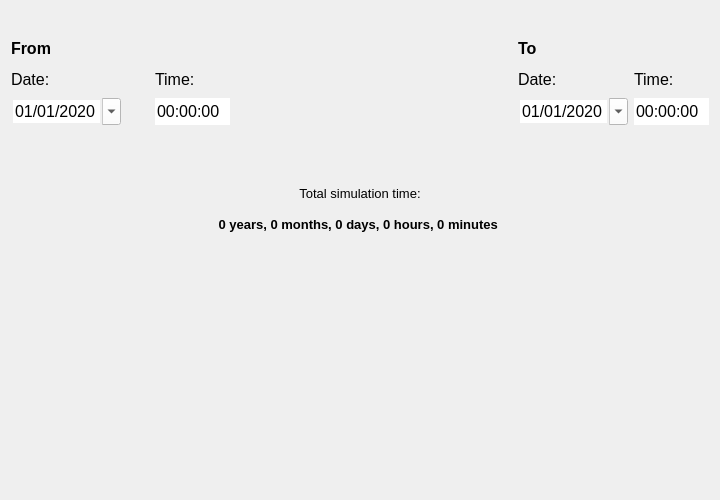
<?xml version="1.0" encoding="UTF-8"?>
<ui version="4.0">
 <class>Form</class>
 <widget class="QWidget" name="Form">
  <property name="windowModality">
   <enum>Qt::NonModal</enum>
  </property>
  <property name="geometry">
   <rect>
    <x>0</x>
    <y>0</y>
    <width>720</width>
    <height>500</height>
   </rect>
  </property>
  <property name="sizePolicy">
   <sizepolicy hsizetype="Preferred" vsizetype="Minimum">
    <horstretch>0</horstretch>
    <verstretch>0</verstretch>
   </sizepolicy>
  </property>
  <property name="font">
   <font>
    <family>Segoe UI</family>
    <pointsize>10</pointsize>
   </font>
  </property>
  <property name="windowTitle">
   <string>Form</string>
  </property>
  <property name="autoFillBackground">
   <bool>true</bool>
  </property>
  <property name="styleSheet">
   <string notr="true">QComboBox {background-color: rgba(255, 255, 255);}</string>
  </property>
  <layout class="QGridLayout" name="gridLayout">
   <item row="3" column="0">
    <widget class="QLabel" name="label_4">
     <property name="sizePolicy">
      <sizepolicy hsizetype="Minimum" vsizetype="Preferred">
       <horstretch>0</horstretch>
       <verstretch>0</verstretch>
      </sizepolicy>
     </property>
     <property name="minimumSize">
      <size>
       <width>110</width>
       <height>25</height>
      </size>
     </property>
     <property name="maximumSize">
      <size>
       <width>16777215</width>
       <height>16777215</height>
      </size>
     </property>
     <property name="font">
      <font>
       <family>Segoe UI</family>
       <pointsize>12</pointsize>
      </font>
     </property>
     <property name="text">
      <string>Date:</string>
     </property>
    </widget>
   </item>
   <item row="2" column="5">
    <widget class="QLabel" name="label_10">
     <property name="minimumSize">
      <size>
       <width>110</width>
       <height>25</height>
      </size>
     </property>
     <property name="maximumSize">
      <size>
       <width>16777215</width>
       <height>16777215</height>
      </size>
     </property>
     <property name="font">
      <font>
       <family>Segoe UI</family>
       <pointsize>12</pointsize>
       <weight>75</weight>
       <bold>true</bold>
      </font>
     </property>
     <property name="text">
      <string>To</string>
     </property>
    </widget>
   </item>
   <item row="5" column="4">
    <spacer name="verticalSpacer_2">
     <property name="orientation">
      <enum>Qt::Vertical</enum>
     </property>
     <property name="sizeType">
      <enum>QSizePolicy::Fixed</enum>
     </property>
     <property name="sizeHint" stdset="0">
      <size>
       <width>20</width>
       <height>50</height>
      </size>
     </property>
    </spacer>
   </item>
   <item row="4" column="4">
    <spacer name="horizontalSpacer_2">
     <property name="orientation">
      <enum>Qt::Horizontal</enum>
     </property>
     <property name="sizeType">
      <enum>QSizePolicy::Expanding</enum>
     </property>
     <property name="sizeHint" stdset="0">
      <size>
       <width>125</width>
       <height>20</height>
      </size>
     </property>
    </spacer>
   </item>
   <item row="4" column="0">
    <widget class="QDateEdit" name="date_from">
     <property name="sizePolicy">
      <sizepolicy hsizetype="Minimum" vsizetype="Preferred">
       <horstretch>0</horstretch>
       <verstretch>0</verstretch>
      </sizepolicy>
     </property>
     <property name="minimumSize">
      <size>
       <width>110</width>
       <height>25</height>
      </size>
     </property>
     <property name="maximumSize">
      <size>
       <width>16777215</width>
       <height>16777215</height>
      </size>
     </property>
     <property name="font">
      <font>
       <family>Segoe UI</family>
       <pointsize>12</pointsize>
      </font>
     </property>
     <property name="styleSheet">
      <string notr="true">QDateEdit {background-color: white;}</string>
     </property>
     <property name="frame">
      <bool>false</bool>
     </property>
     <property name="buttonSymbols">
      <enum>QAbstractSpinBox::NoButtons</enum>
     </property>
     <property name="displayFormat">
      <string>dd/MM/yyyy</string>
     </property>
     <property name="calendarPopup">
      <bool>true</bool>
     </property>
     <property name="date">
      <date>
       <year>2020</year>
       <month>1</month>
       <day>1</day>
      </date>
     </property>
    </widget>
   </item>
   <item row="4" column="5">
    <widget class="QDateEdit" name="date_to">
     <property name="sizePolicy">
      <sizepolicy hsizetype="Minimum" vsizetype="Preferred">
       <horstretch>0</horstretch>
       <verstretch>0</verstretch>
      </sizepolicy>
     </property>
     <property name="minimumSize">
      <size>
       <width>110</width>
       <height>25</height>
      </size>
     </property>
     <property name="maximumSize">
      <size>
       <width>16777215</width>
       <height>16777215</height>
      </size>
     </property>
     <property name="font">
      <font>
       <family>Segoe UI</family>
       <pointsize>12</pointsize>
      </font>
     </property>
     <property name="styleSheet">
      <string notr="true">QDateEdit {background-color: white;}</string>
     </property>
     <property name="frame">
      <bool>false</bool>
     </property>
     <property name="buttonSymbols">
      <enum>QAbstractSpinBox::NoButtons</enum>
     </property>
     <property name="displayFormat">
      <string>dd/MM/yyyy</string>
     </property>
     <property name="calendarPopup">
      <bool>true</bool>
     </property>
     <property name="date">
      <date>
       <year>2020</year>
       <month>1</month>
       <day>1</day>
      </date>
     </property>
    </widget>
   </item>
   <item row="7" column="0" colspan="7">
    <widget class="QLabel" name="label_total_time">
     <property name="sizePolicy">
      <sizepolicy hsizetype="Expanding" vsizetype="Preferred">
       <horstretch>0</horstretch>
       <verstretch>0</verstretch>
      </sizepolicy>
     </property>
     <property name="minimumSize">
      <size>
       <width>0</width>
       <height>25</height>
      </size>
     </property>
     <property name="maximumSize">
      <size>
       <width>16777215</width>
       <height>16777215</height>
      </size>
     </property>
     <property name="font">
      <font>
       <family>Segoe UI</family>
       <pointsize>10</pointsize>
       <weight>75</weight>
       <bold>true</bold>
      </font>
     </property>
     <property name="text">
      <string>0 years, 0 months, 0 days, 0 hours, 0 minutes </string>
     </property>
     <property name="alignment">
      <set>Qt::AlignCenter</set>
     </property>
    </widget>
   </item>
   <item row="4" column="3">
    <widget class="QTimeEdit" name="time_from">
     <property name="sizePolicy">
      <sizepolicy hsizetype="Minimum" vsizetype="Preferred">
       <horstretch>0</horstretch>
       <verstretch>0</verstretch>
      </sizepolicy>
     </property>
     <property name="minimumSize">
      <size>
       <width>75</width>
       <height>25</height>
      </size>
     </property>
     <property name="maximumSize">
      <size>
       <width>16777215</width>
       <height>16777215</height>
      </size>
     </property>
     <property name="font">
      <font>
       <family>Segoe UI</family>
       <pointsize>12</pointsize>
      </font>
     </property>
     <property name="autoFillBackground">
      <bool>true</bool>
     </property>
     <property name="styleSheet">
      <string notr="true">QTimeEdit {background-color: white;}</string>
     </property>
     <property name="locale">
      <locale language="English" country="Netherlands"/>
     </property>
     <property name="frame">
      <bool>false</bool>
     </property>
     <property name="buttonSymbols">
      <enum>QAbstractSpinBox::NoButtons</enum>
     </property>
    </widget>
   </item>
   <item row="6" column="0" colspan="7">
    <widget class="QLabel" name="label_13">
     <property name="sizePolicy">
      <sizepolicy hsizetype="Expanding" vsizetype="Preferred">
       <horstretch>0</horstretch>
       <verstretch>0</verstretch>
      </sizepolicy>
     </property>
     <property name="minimumSize">
      <size>
       <width>0</width>
       <height>25</height>
      </size>
     </property>
     <property name="maximumSize">
      <size>
       <width>16777215</width>
       <height>16777215</height>
      </size>
     </property>
     <property name="font">
      <font>
       <family>Segoe UI</family>
       <pointsize>10</pointsize>
      </font>
     </property>
     <property name="text">
      <string>Total simulation time:</string>
     </property>
     <property name="alignment">
      <set>Qt::AlignCenter</set>
     </property>
    </widget>
   </item>
   <item row="3" column="1">
    <widget class="QLabel" name="label_5">
     <property name="sizePolicy">
      <sizepolicy hsizetype="Minimum" vsizetype="Preferred">
       <horstretch>0</horstretch>
       <verstretch>0</verstretch>
      </sizepolicy>
     </property>
     <property name="font">
      <font>
       <family>Segoe UI</family>
       <pointsize>10</pointsize>
      </font>
     </property>
     <property name="text">
      <string/>
     </property>
    </widget>
   </item>
   <item row="8" column="4">
    <spacer name="verticalSpacer">
     <property name="orientation">
      <enum>Qt::Vertical</enum>
     </property>
     <property name="sizeHint" stdset="0">
      <size>
       <width>20</width>
       <height>40</height>
      </size>
     </property>
    </spacer>
   </item>
   <item row="3" column="2">
    <widget class="QLabel" name="label_6">
     <property name="sizePolicy">
      <sizepolicy hsizetype="Minimum" vsizetype="Preferred">
       <horstretch>0</horstretch>
       <verstretch>0</verstretch>
      </sizepolicy>
     </property>
     <property name="font">
      <font>
       <family>Segoe UI</family>
       <pointsize>10</pointsize>
      </font>
     </property>
     <property name="text">
      <string/>
     </property>
    </widget>
   </item>
   <item row="2" column="0">
    <widget class="QLabel" name="label_3">
     <property name="minimumSize">
      <size>
       <width>110</width>
       <height>25</height>
      </size>
     </property>
     <property name="maximumSize">
      <size>
       <width>16777215</width>
       <height>16777215</height>
      </size>
     </property>
     <property name="font">
      <font>
       <family>Segoe UI</family>
       <pointsize>12</pointsize>
       <weight>75</weight>
       <bold>true</bold>
      </font>
     </property>
     <property name="text">
      <string>From</string>
     </property>
    </widget>
   </item>
   <item row="3" column="6">
    <widget class="QLabel" name="label_9">
     <property name="sizePolicy">
      <sizepolicy hsizetype="Minimum" vsizetype="Preferred">
       <horstretch>0</horstretch>
       <verstretch>0</verstretch>
      </sizepolicy>
     </property>
     <property name="minimumSize">
      <size>
       <width>75</width>
       <height>25</height>
      </size>
     </property>
     <property name="maximumSize">
      <size>
       <width>16777215</width>
       <height>16777215</height>
      </size>
     </property>
     <property name="font">
      <font>
       <family>Segoe UI</family>
       <pointsize>12</pointsize>
      </font>
     </property>
     <property name="text">
      <string>Time:</string>
     </property>
    </widget>
   </item>
   <item row="0" column="0" colspan="7">
    <layout class="QVBoxLayout" name="svg_lout">
     <property name="bottomMargin">
      <number>0</number>
     </property>
    </layout>
   </item>
   <item row="3" column="3">
    <widget class="QLabel" name="label_7">
     <property name="sizePolicy">
      <sizepolicy hsizetype="Minimum" vsizetype="Preferred">
       <horstretch>0</horstretch>
       <verstretch>0</verstretch>
      </sizepolicy>
     </property>
     <property name="minimumSize">
      <size>
       <width>75</width>
       <height>25</height>
      </size>
     </property>
     <property name="maximumSize">
      <size>
       <width>75</width>
       <height>25</height>
      </size>
     </property>
     <property name="font">
      <font>
       <family>Segoe UI</family>
       <pointsize>12</pointsize>
      </font>
     </property>
     <property name="text">
      <string>Time:</string>
     </property>
    </widget>
   </item>
   <item row="4" column="6">
    <widget class="QTimeEdit" name="time_to">
     <property name="sizePolicy">
      <sizepolicy hsizetype="Minimum" vsizetype="Preferred">
       <horstretch>0</horstretch>
       <verstretch>0</verstretch>
      </sizepolicy>
     </property>
     <property name="minimumSize">
      <size>
       <width>75</width>
       <height>25</height>
      </size>
     </property>
     <property name="maximumSize">
      <size>
       <width>16777215</width>
       <height>16777215</height>
      </size>
     </property>
     <property name="font">
      <font>
       <family>Segoe UI</family>
       <pointsize>12</pointsize>
      </font>
     </property>
     <property name="autoFillBackground">
      <bool>true</bool>
     </property>
     <property name="styleSheet">
      <string notr="true">QTimeEdit {background-color: white;}</string>
     </property>
     <property name="locale">
      <locale language="English" country="Netherlands"/>
     </property>
     <property name="frame">
      <bool>false</bool>
     </property>
     <property name="buttonSymbols">
      <enum>QAbstractSpinBox::NoButtons</enum>
     </property>
    </widget>
   </item>
   <item row="3" column="5">
    <widget class="QLabel" name="label">
     <property name="sizePolicy">
      <sizepolicy hsizetype="Minimum" vsizetype="Preferred">
       <horstretch>0</horstretch>
       <verstretch>0</verstretch>
      </sizepolicy>
     </property>
     <property name="minimumSize">
      <size>
       <width>110</width>
       <height>25</height>
      </size>
     </property>
     <property name="maximumSize">
      <size>
       <width>16777215</width>
       <height>16777215</height>
      </size>
     </property>
     <property name="font">
      <font>
       <family>Segoe UI</family>
       <pointsize>12</pointsize>
      </font>
     </property>
     <property name="text">
      <string>Date:</string>
     </property>
    </widget>
   </item>
   <item row="1" column="0">
    <spacer name="verticalSpacer_3">
     <property name="orientation">
      <enum>Qt::Vertical</enum>
     </property>
     <property name="sizeType">
      <enum>QSizePolicy::Fixed</enum>
     </property>
     <property name="sizeHint" stdset="0">
      <size>
       <width>20</width>
       <height>25</height>
      </size>
     </property>
    </spacer>
   </item>
  </layout>
 </widget>
 <resources/>
 <connections/>
</ui>
